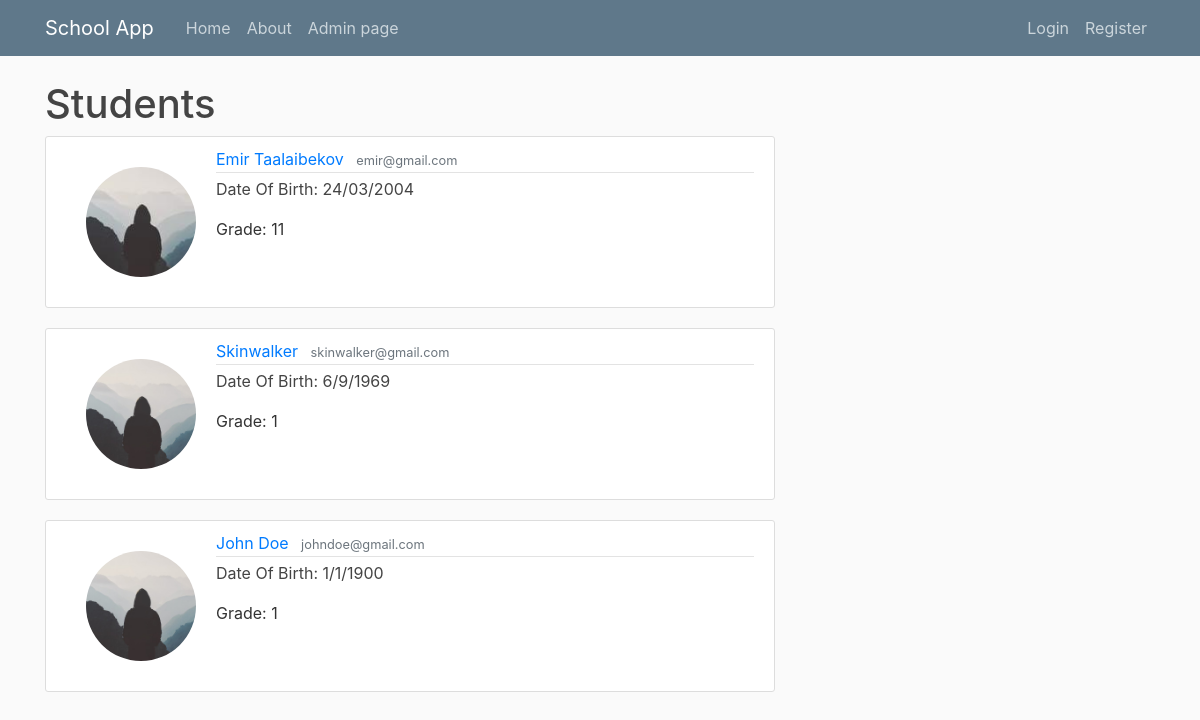
The page /home on the database its author committed.
### schoolapp/models.py (models this page shows, shortened)
class User(db.Model, UserMixin):
    id = db.Column(db.Integer, primary_key=True)
    email = db.Column(db.String(120), unique=True, nullable=False)
    password = db.Column(db.String(60), nullable=False)
    full_name = db.Column(db.String(100), unique=True, nullable=False)
    date_of_birth = db.Column(db.String, nullable=False)
    grade = db.Column(db.Integer, nullable=False)
    address = db.Column(db.String(100), nullable=False)
    image_file = db.Column(db.String(20), nullable=False, default='default.jpg')

### schoolapp/routes.py (the view)
@app.route("/")
@app.route("/home")
def home():
    users = User.query.all()
    return render_template('home.html', users=users)

### schoolapp/templates/home.html
{% extends "layout.html" %}
{% block content %}
    <h1>Students</h1>
    {% for user in users %}
        <article class="media content-section">
            <img class="rounded-circle article-mg" style="padding:20px; width: 150px; height: 150px;"
                 src="{{ url_for("static", filename="profile_pics/" + user.image_file) }}">
            <div class="media-body">
                <div class="article-metadata">
                    <a class="mr-2" href="#">{{ user.full_name }}</a>
                    <small class="text-muted">{{ user.email }}</small>
                </div>
                <p><a class="article-title" href="#">Date Of Birth: {{ user.date_of_birth }}</a></p>
                <p class="article-content">Grade: {{ user.grade }}</p>
            </div>
        </article>
    {% endfor %}
{% endblock content %}

### schoolapp/templates/layout.html (shortened to what this page needs)
<!DOCTYPE html>
<html lang="en">
<head>
    <link rel="stylesheet" href="https://maxcdn.bootstrapcdn.com/bootstrap/4.0.0/css/bootstrap.min.css"
>
    <link rel="stylesheet" type="text/css" href="{{ url_for('static', filename='main.css') }}">
</head>
<body>
<header class="site-header">
    <nav class="navbar navbar-expand-md navbar-dark bg-steel fixed-top">
        <div class="container">
            <a class="navbar-brand mr-4" href="/">School App</a>
            <div class="collapse navbar-collapse" id="navbarToggle">
                <div class="navbar-nav mr-auto">
                    <a class="nav-item nav-link" href="{{ url_for("home") }}">Home</a>
                    <a class="nav-item nav-link" href="{{ url_for("about") }}">About</a>
                    <a class="nav-item nav-link" href="{{ url_for("about") }}">Admin page</a>
                </div>
                <div class="navbar-nav">
                    {% if current_user.is_authenticated %}
                        <a class="nav-item nav-link" href="{{ url_for("account") }}">Account</a>
                        <a class="nav-item nav-link" href="{{ url_for("logout") }}">Logout</a>
                    {% else %}
                        <a class="nav-item nav-link" href="{{ url_for("login") }}">Login</a>
                        <a class="nav-item nav-link" href="{{ url_for("register") }}">Register</a>
                    {% endif %}
                </div>
            </div>
        </div>
    </nav>
</header>
<main role="main" class="container">
    <div class="row">
        <div class="col-md-8">
            {% block content %}{% endblock %}
        </div>
    </div>
</main>
</body>
</html>

### schoolapp/static/main.css (style rules this page uses)
body { background: #fafafa; color: #333333; margin-top: 5rem; }
h1, h2, h3, h4, h5, h6 { color: #444444; }
.bg-steel { background-color: #5f788a; }
.site-header .navbar-nav .nav-link { color: #cbd5db; }
.content-section { background: #ffffff; padding: 10px 20px; border: 1px solid #dddddd; border-radius: 3px; margin-bottom: 20px; }
.article-title { color: #444444; }
.article-content { white-space: pre-line; }
.article-metadata { padding-bottom: 1px; margin-bottom: 4px; border-bottom: 1px solid #e3e3e3 }

### rows shown on the page
User: image_file (picture), full_name "Emir Taalaibekov", email "emir@gmail.com", date_of_birth "24/03/2004", grade "11"
User: image_file (placeholder picture), full_name "Skinwalker", email "skinwalker@gmail.com", date_of_birth "6/9/1969", grade "1"
User: image_file (placeholder picture), full_name "John Doe", email "johndoe@gmail.com", date_of_birth "1/1/1900", grade "1"
